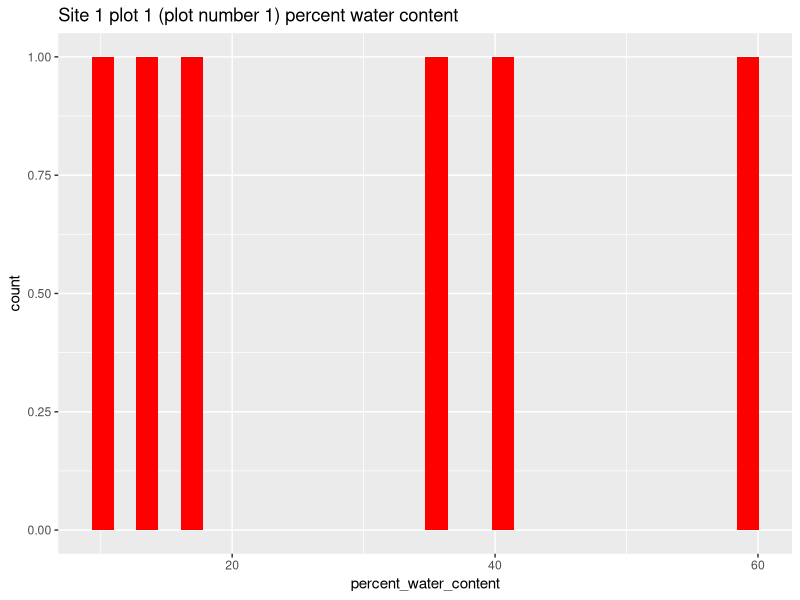
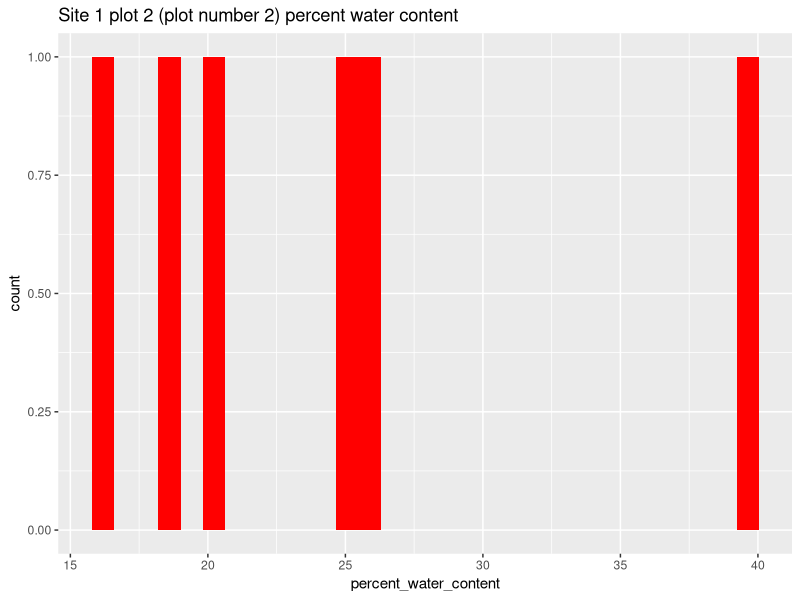
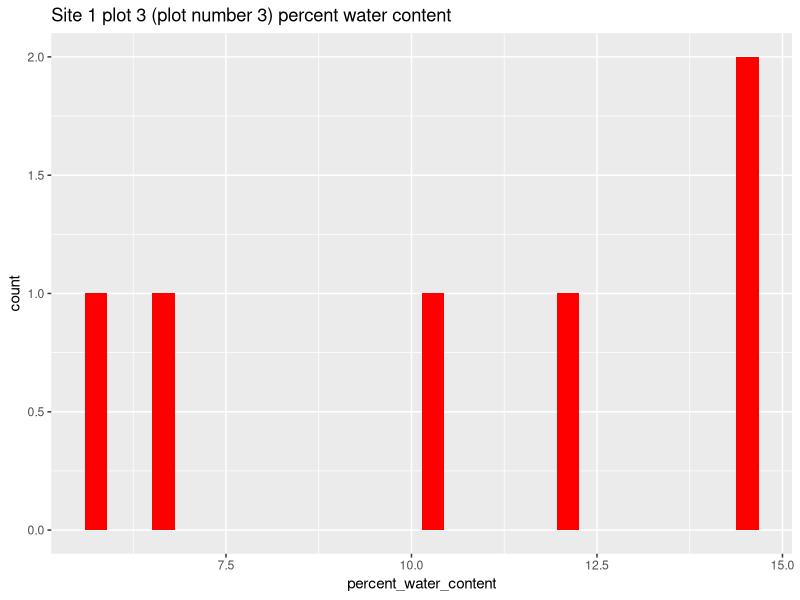
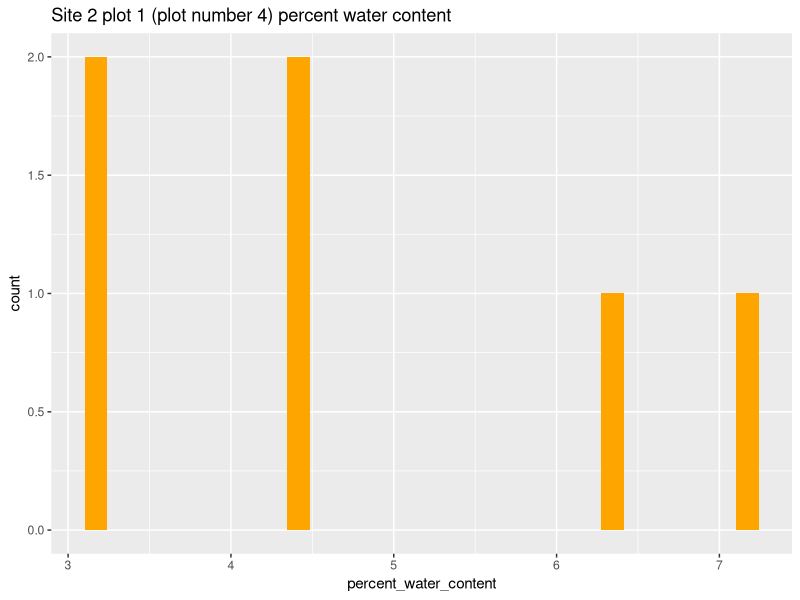
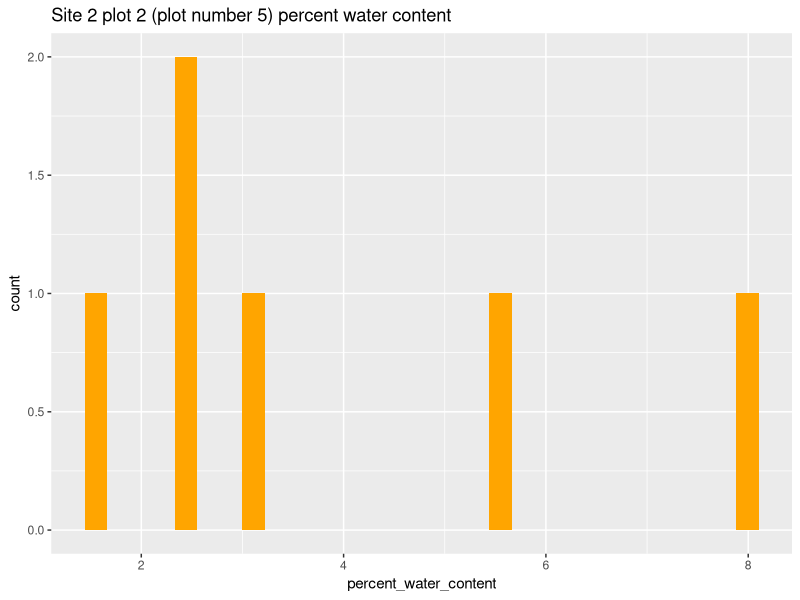
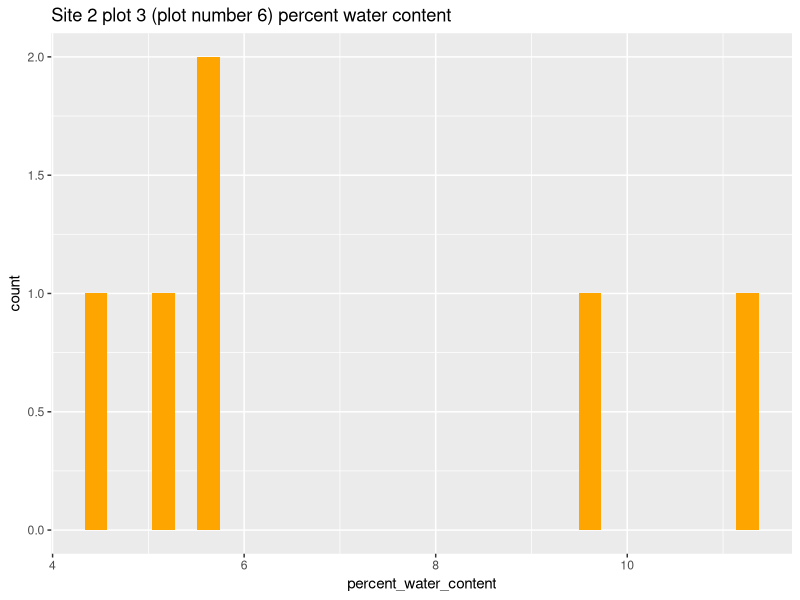
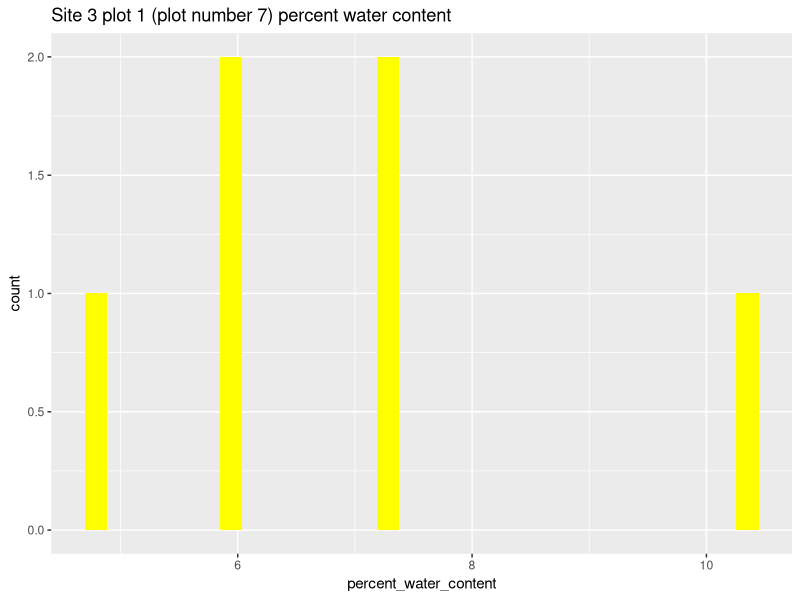
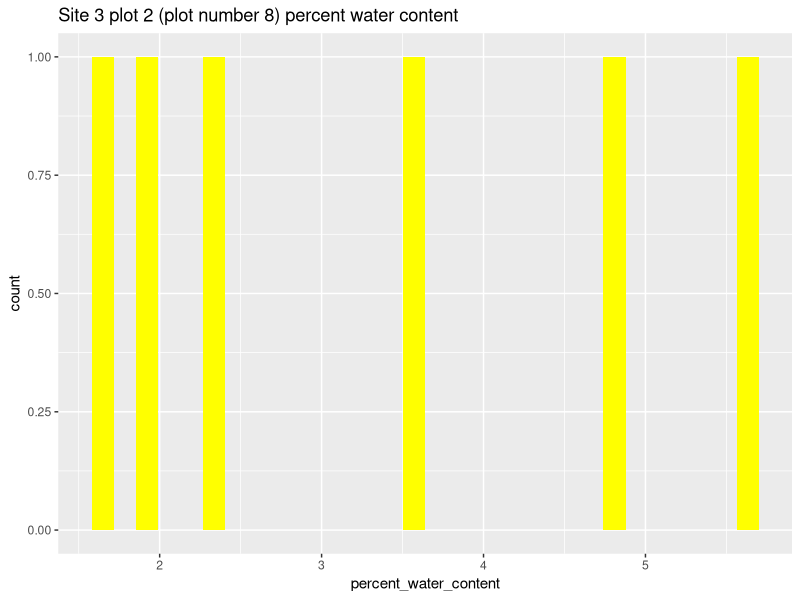

Generate these figures, in order, with R:
#Soil by Rachel Pitt
#10/8/25

#This is my second attempt at analyzing the soil data. The first time I did a bunch of 
#Calculations in a googlesheet but realized I would much rather do them in R.
#I also used a package to pull from a googlesheet, but I think I would rather same them
#as csvs and update the version whenever I get new data.


#Packages
library(tidyverse)
library(ggplot2)


#Download data
soil<-read.csv("new_soil_v1.csv")


#Calculate soil moisture
soil_moisture<-soil %>%
  mutate(wet_soil_weight_g=(combined_wet_weight_g-beaker_weight_g))%>%
  mutate(dry_soil_weight_g=(combined_dry_weight_g-beaker_weight_g))%>%
  mutate(water_volume_mL=(wet_soil_weight_g-dry_soil_weight_g))%>%
  mutate(percent_water_content=(water_volume_mL/wet_soil_weight_g)*100)


#Lets look at histograms of the average soil percent water content of each plot at 10cm
#Although I need to keep in mind it is not completely relevant to average together soil moisture of different days
#Because that can really vary depending on rainfall. I think averaging them together is relevant is some 
#scenarios if I'm comparing moisture of a site to grain size. But also keeping in mind rainfall for those
#comparisons I think is important. Or maybe I can do relative moisture somehow?

#How can I calculate a relative soil moisture for each of the sample days? This might make it easier to compare somehow?

#Site 1 plot 1 (plot number 1) percent water content
ggplot(filter(soil_moisture, plot_number=="1"), aes(percent_water_content))+geom_histogram(fill="red")+labs(title="Site 1 plot 1 (plot number 1) percent water content")

#Site 1 plot 2 (plot number 2) percent water content
ggplot(filter(soil_moisture, plot_number=="2"), aes(percent_water_content))+geom_histogram(fill="red")+labs(title="Site 1 plot 2 (plot number 2) percent water content")

#Site 1 plot 3 (plot number 3) percent water content
ggplot(filter(soil_moisture, plot_number=="3"), aes(percent_water_content))+geom_histogram(fill="red")+labs(title="Site 1 plot 3 (plot number 3) percent water content")

#Site 2 plot 1 (plot number 4) percent water content
ggplot(filter(soil_moisture, plot_number=="4"), aes(percent_water_content))+geom_histogram(fill="orange")+labs(title="Site 2 plot 1 (plot number 4) percent water content")

#Site 2 plot 2 (plot number 5) percent water content
ggplot(filter(soil_moisture, plot_number=="5"), aes(percent_water_content))+geom_histogram(fill="orange")+labs(title="Site 2 plot 2 (plot number 5) percent water content")

#Site 2 plot 3 (plot number 6) percent water content
ggplot(filter(soil_moisture, plot_number=="6"), aes(percent_water_content))+geom_histogram(fill="orange")+labs(title="Site 2 plot 3 (plot number 6) percent water content")

#Site 3 plot 1 (plot number 7) percent water content
ggplot(filter(soil_moisture, plot_number=="7"), aes(percent_water_content))+geom_histogram(fill="yellow")+labs(title="Site 3 plot 1 (plot number 7) percent water content")

#Site 3 plot 2 (plot number 8) percent water content
ggplot(filter(soil_moisture, plot_number=="8"), aes(percent_water_content))+geom_histogram(fill="yellow")+labs(title="Site 3 plot 2 (plot number 8) percent water content")

#Site 3 plot 3 (plot number 9) percent water content
ggplot(filter(soil_moisture, plot_number=="9"), aes(percent_water_content))+geom_histogram(fill="yellow")+labs(title="Site 3 plot 3 (plot number 9) percent water content")

#Site 4 plot 1 (plot number 10) percent water content
ggplot(filter(soil_moisture, plot_number=="10"), aes(percent_water_content))+geom_histogram(fill="green")+labs(title="Site 4 plot 1 (plot number 10) percent water content")

#Site 4 plot 2 (plot number 11) percent water content
ggplot(filter(soil_moisture, plot_number=="11"), aes(percent_water_content))+geom_histogram(fill="green")+labs(title="Site 4 plot 2 (plot number 11) percent water content")

#Site 4 plot 3 (plot number 12) percent water content
ggplot(filter(soil_moisture, plot_number=="12"), aes(percent_water_content))+geom_histogram(fill="green")+labs(title="Site 4 plot 3 (plot number 12) percent water content")

#Site 5 plot 1 (plot number 13) percent water content
ggplot(filter(soil_moisture, plot_number=="13"), aes(percent_water_content))+geom_histogram(fill="blue")+labs(title="Site 5 plot 1 (plot number 13) percent water content")

#Site 5 plot 2 (plot number 14) percent water content
ggplot(filter(soil_moisture, plot_number=="14"), aes(percent_water_content))+geom_histogram(fill="blue")+labs(title="Site 5 plot 2 (plot number 14) percent water content")

#Site 5 plot 3 (plot number 15) percent water content
ggplot(filter(soil_moisture, plot_number=="15"), aes(percent_water_content))+geom_histogram(fill="blue")+labs(title="Site 5 plot 3 (plot number 15) percent water content")

#Site 6 plot 1 (plot number 16) percent water content
ggplot(filter(soil_moisture, plot_number=="16"), aes(percent_water_content))+geom_histogram(fill="purple")+labs(title="Site 6 plot 1 (plot number 16) percent water content")

#Site 6 plot 2 (plot number 17) percent water content
ggplot(filter(soil_moisture, plot_number=="17"), aes(percent_water_content))+geom_histogram(fill="purple")+labs(title="Site 6 plot 2 (plot number 17) percent water content")

#Site 6 plot 3 (plot number 18) percent water content
ggplot(filter(soil_moisture, plot_number=="18"), aes(percent_water_content))+geom_histogram(fill="purple")+labs(title="Site 6 plot 3 (plot number 18) percent water content")


#Histograms of soil moisture per site

#Site 1 percent water content
ggplot(filter(soil_moisture, site=="1"), aes(percent_water_content))+geom_histogram(fill="red")+labs(title="Site 1 percent water content")

#Site 2 percent water content
ggplot(filter(soil_moisture, site=="2"), aes(percent_water_content))+geom_histogram(fill="orange")+labs(title="Site 2 percent water content")

#Site 3 percent water content
ggplot(filter(soil_moisture, site=="3"), aes(percent_water_content))+geom_histogram(fill="yellow")+labs(title="Site 3 percent water content")

#Site 4 percent water content
ggplot(filter(soil_moisture, site=="4"), aes(percent_water_content))+geom_histogram(fill="green")+labs(title="Site 4 percent water content")

#Site 5 percent water content
ggplot(filter(soil_moisture, site=="5"), aes(percent_water_content))+geom_histogram(fill="blue")+labs(title="Site 5 percent water content")

#Site 6 percent water content
ggplot(filter(soil_moisture, site=="6"), aes(percent_water_content))+geom_histogram(fill="purple")+labs(title="Site 6 percent water content")


#Soil moisture of each plot on each sampling day

#Site 1 plot 1 (plot number 1) percent water content per survey day
ggplot(filter(soil_moisture, plot_number=="1"), aes(survey, percent_water_content))+geom_bar(stat="identity", fill="red")+labs(title="Site 1 plot 1 (plot number 1) percent water content per survey day")

#Site 1 plot 2 (plot number 2) percent water content per survey day
ggplot(filter(soil_moisture, plot_number=="2"), aes(survey, percent_water_content))+geom_bar(stat="identity", fill="red")+labs(title="Site 1 plot 2 (plot number 2) percent water content per survey day")

#Site 1 plot 3 (plot number 3) percent water content per survey day
ggplot(filter(soil_moisture, plot_number=="3"), aes(survey, percent_water_content))+geom_bar(stat="identity", fill="red")+labs(title="Site 1 plot 3 (plot number 3) percent water content per survey day")

#Site 2 plot 1 (plot number 4) percent water content per survey day
ggplot(filter(soil_moisture, plot_number=="4"), aes(survey, percent_water_content))+geom_bar(stat="identity", fill="orange")+labs(title="Site 2 plot 1 (plot number 4) percent water content per survey day")

#Site 2 plot 2 (plot number 5) percent water content per survey day
ggplot(filter(soil_moisture, plot_number=="5"), aes(survey, percent_water_content))+geom_bar(stat="identity", fill="orange")+labs(title="Site 2 plot 2 (plot number 5) percent water content per survey day")

#Site 2 plot 3 (plot number 6) percent water content per survey day
ggplot(filter(soil_moisture, plot_number=="6"), aes(survey, percent_water_content))+geom_bar(stat="identity", fill="orange")+labs(title="Site 2 plot 3 (plot number 6) percent water content per survey day")

#Site 3 plot 1 (plot number 7) percent water content per survey day
ggplot(filter(soil_moisture, plot_number=="7"), aes(survey, percent_water_content))+geom_bar(stat="identity", fill="yellow")+labs(title="Site 3 plot 1 (plot number 7) percent water content per survey day")

#Site 3 plot 2 (plot number 8) percent water content per survey day
ggplot(filter(soil_moisture, plot_number=="8"), aes(survey, percent_water_content))+geom_bar(stat="identity", fill="yellow")+labs(title="Site 3 plot 2 (plot number 8) percent water content per survey day")

#Site 3 plot 3 (plot number 9) percent water content per survey day
ggplot(filter(soil_moisture, plot_number=="9"), aes(survey, percent_water_content))+geom_bar(stat="identity", fill="yellow")+labs(title="Site 3 plot 3 (plot number 9) percent water content per survey day")

#Site 4 plot 1 (plot number 10) percent water content per survey day
ggplot(filter(soil_moisture, plot_number=="10"), aes(survey, percent_water_content))+geom_bar(stat="identity", fill="green")+labs(title="Site 4 plot 1 (plot number 10) percent water content per survey day")

#Site 4 plot 2 (plot number 11) percent water content per survey day
ggplot(filter(soil_moisture, plot_number=="11"), aes(survey, percent_water_content))+geom_bar(stat="identity", fill="green")+labs(title="Site 4 plot 2 (plot number 11) percent water content per survey day")

#Site 4 plot 3 (plot number 12) percent water content per survey day
ggplot(filter(soil_moisture, plot_number=="12"), aes(survey, percent_water_content))+geom_bar(stat="identity", fill="green")+labs(title="Site 4 plot 3 (plot number 12) percent water content per survey day")

#Site 5 plot 1 (plot number 13) percent water content per survey day
ggplot(filter(soil_moisture, plot_number=="13"), aes(survey, percent_water_content))+geom_bar(stat="identity", fill="blue")+labs(title="Site 5 plot 1 (plot number 13) percent water content per survey day")

#Site 5 plot 2 (plot number 14) percent water content per survey day
ggplot(filter(soil_moisture, plot_number=="14"), aes(survey, percent_water_content))+geom_bar(stat="identity", fill="blue")+labs(title="Site 5 plot 2 (plot number 14) percent water content per survey day")

#Site 5 plot 3 (plot number 15) percent water content per survey day
ggplot(filter(soil_moisture, plot_number=="15"), aes(survey, percent_water_content))+geom_bar(stat="identity", fill="blue")+labs(title="Site 5 plot 3 (plot number 15) percent water content per survey day")

#Site 6 plot 1 (plot number 16) percent water content per survey day
ggplot(filter(soil_moisture, plot_number=="16"), aes(survey, percent_water_content))+geom_bar(stat="identity", fill="purple")+labs(title="Site 6 plot 1 (plot number 16) percent water content per survey day")

#Site 6 plot 2 (plot number 17) percent water content per survey day
ggplot(filter(soil_moisture, plot_number=="17"), aes(survey, percent_water_content))+geom_bar(stat="identity", fill="purple")+labs(title="Site 6 plot 2 (plot number 17) percent water content per survey day")

#Site 6 plot 3 (plot number 18) percent water content per survey day
ggplot(filter(soil_moisture, plot_number=="18"), aes(survey, percent_water_content))+geom_bar(stat="identity", fill="purple")+labs(title="Site 6 plot 3 (plot number 18) percent water content per survey day")


#Percent water content sites on each day

#Site 1 percent water content per survey day
ggplot(filter(soil_moisture, site=="1"), aes(survey, percent_water_content))+geom_bar(stat="identity", fill="red")+labs(title="Site 1 percent water content per survey day")

#Site 2 percent water content per survey day
ggplot(filter(soil_moisture, site=="2"), aes(survey, percent_water_content))+geom_bar(stat="identity", fill="orange")+labs(title="Site 2 percent water content per survey day")

#Site 3 percent water content per survey day
ggplot(filter(soil_moisture, site=="3"), aes(survey, percent_water_content))+geom_bar(stat="identity", fill="yellow")+labs(title="Site 3 percent water content per survey day")

#Site 4 percent water content per survey day
ggplot(filter(soil_moisture, site=="4"), aes(survey, percent_water_content))+geom_bar(stat="identity", fill="green")+labs(title="Site 4 percent water content per survey day")

#Site 5 percent water content per survey day
ggplot(filter(soil_moisture, site=="5"), aes(survey, percent_water_content))+geom_bar(stat="identity", fill="blue")+labs(title="Site 5 percent water content per survey day")

#Site 6 percent water content per survey day
ggplot(filter(soil_moisture, site=="6"), aes(survey, percent_water_content))+geom_bar(stat="identity", fill="purple")+labs(title="Site 6 percent water content per survey day")



#On each day, what is the percent water content of each plot?

#Survey 1 percent water content at each plot
ggplot(filter(soil_moisture, survey=="1"), aes(plot_number, percent_water_content, fill=plot_number))+geom_bar(stat="identity")+labs(title="Percent water content of each plot on survey 1")

#Survey 2 percent water content at each plot
ggplot(filter(soil_moisture, survey=="2"), aes(plot_number, percent_water_content, fill=plot_number))+geom_bar(stat="identity")+labs(title="Percent water content of each plot on survey 2")

#Survey 3 percent water content at each plot
ggplot(filter(soil_moisture, survey=="3"), aes(plot_number, percent_water_content, fill=plot_number))+geom_bar(stat="identity")+labs(title="Percent water content of each plot on survey 3")

#Survey 4 percent water content at each plot
ggplot(filter(soil_moisture, survey=="4"), aes(plot_number, percent_water_content, fill=plot_number))+geom_bar(stat="identity")+labs(title="Percent water content of each plot on survey 4")

#Survey 5 percent water content at each plot
ggplot(filter(soil_moisture, survey=="5"), aes(plot_number, percent_water_content, fill=plot_number))+geom_bar(stat="identity")+labs(title="Percent water content of each plot on survey 5")

#Survey 6 percent water content at each plot
ggplot(filter(soil_moisture, survey=="6"), aes(plot_number, percent_water_content, fill=plot_number))+geom_bar(stat="identity")+labs(title="Percent water content of each plot on survey 6")

#Survey 7 percent water content at each plot
ggplot(filter(soil_moisture, survey=="7"), aes(plot_number, percent_water_content, fill=plot_number))+geom_bar(stat="identity")+labs(title="Percent water content of each plot on survey 7")
